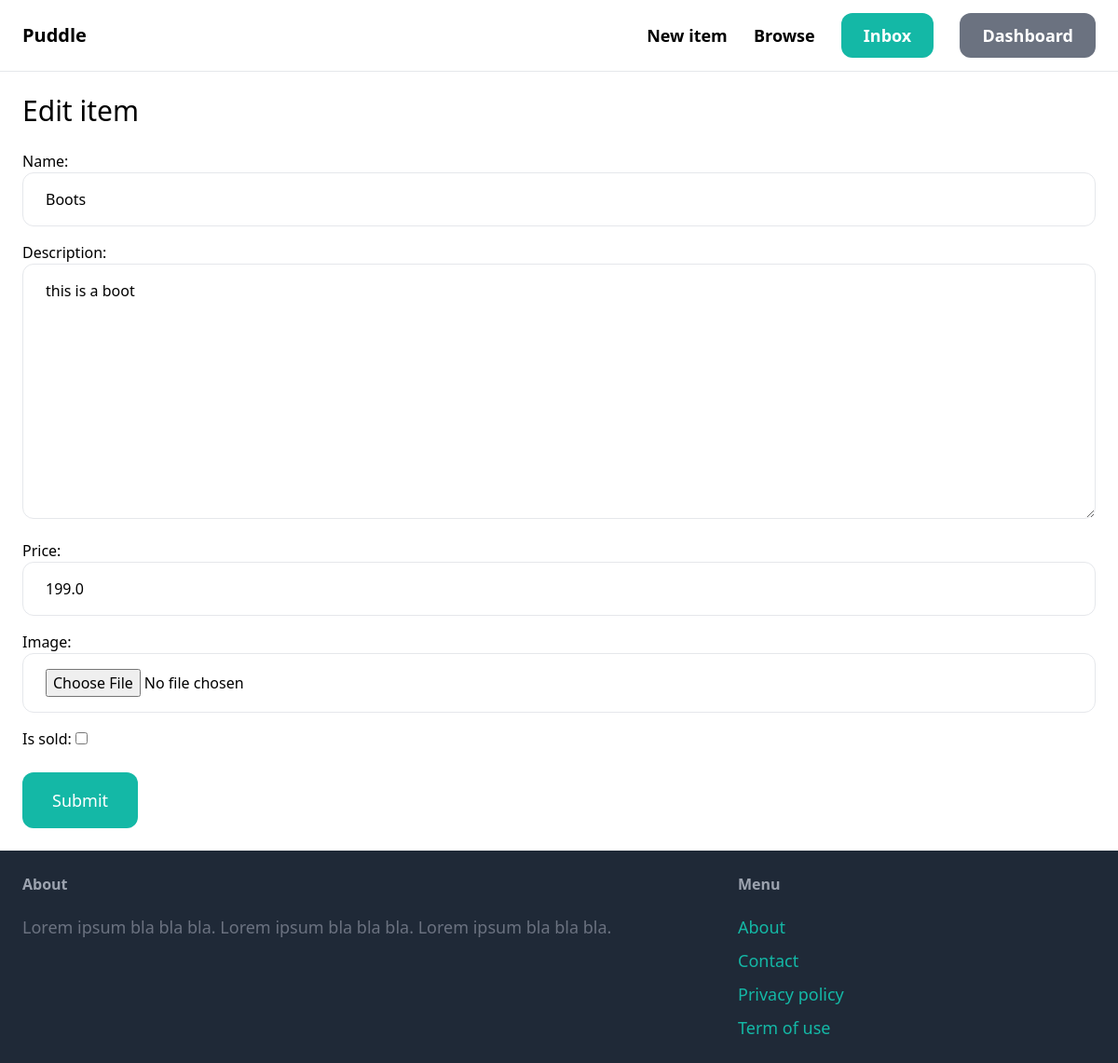
/items/2/edit (signed in), run on the app's committed database.
### items/models.py (models this page shows, shortened)
class Item(models.Model):
    category = models.ForeignKey(
        Category, related_name="items", on_delete=models.CASCADE
    )
    name = models.CharField(max_length=255)
    description = models.TextField(blank=True, null=True)
    price = models.FloatField()
    image = models.ImageField(upload_to="item_images", blank=True, null=True)
    is_sold = models.BooleanField(default=False)
    created_by = models.ForeignKey(User, related_name="items", on_delete=models.CASCADE)
    created_at = models.DateTimeField(auto_now_add=True)

### items/views.py (the view)
# urls.py: path("<int:pk>/edit", views.edit, name="edit"),
@login_required
def edit(request, pk):
    item = get_object_or_404(Item, pk=pk, created_by=request.user)
    if request.method == "POST":
        form = EditItemForm(request.POST, request.FILES, instance=item)
        if form.is_valid():
            form.save()
            return redirect("item:detail", pk=item.id)
    else:
        form = EditItemForm(instance=item)
    return render(
        request,
        "items/form.html",
        {
            "form": form,
            "title": "Edit item",
        },
    )

### items/forms.py
class EditItemForm(forms.ModelForm):
    class Meta:
        model = Item
        fields = ("name", "description", "price", "image", "is_sold")
        widgets = {
            "name": forms.TextInput(attrs={"class": INPUT_CLASSES}),
            "description": forms.Textarea(attrs={"class": INPUT_CLASSES}),
            "price": forms.TextInput(attrs={"class": INPUT_CLASSES}),
            "image": forms.FileInput(attrs={"class": INPUT_CLASSES}),
        }

### items/templates/items/form.html (shortened to what this page needs)
{% extends 'core/base.html' %}
{% block content %}
<h1 class="mb-6 text-3xl">{{ title }}</h1>
<form method="post" action="." enctype="multipart/form-data">
    <div class="space-y-4">
        {{ form.as_p }}
    </div>
    <button class="mt-6 py-4 px-8 text-lg bg-teal-500 hover:bg-teal-700 rounded-xl text-white">Submit</button>
</form>
{% endblock %}

### data on the page
Item: name "Boots", description "this is a boot", price "199.0"

### other printed values
{{ title }} "Edit item"
